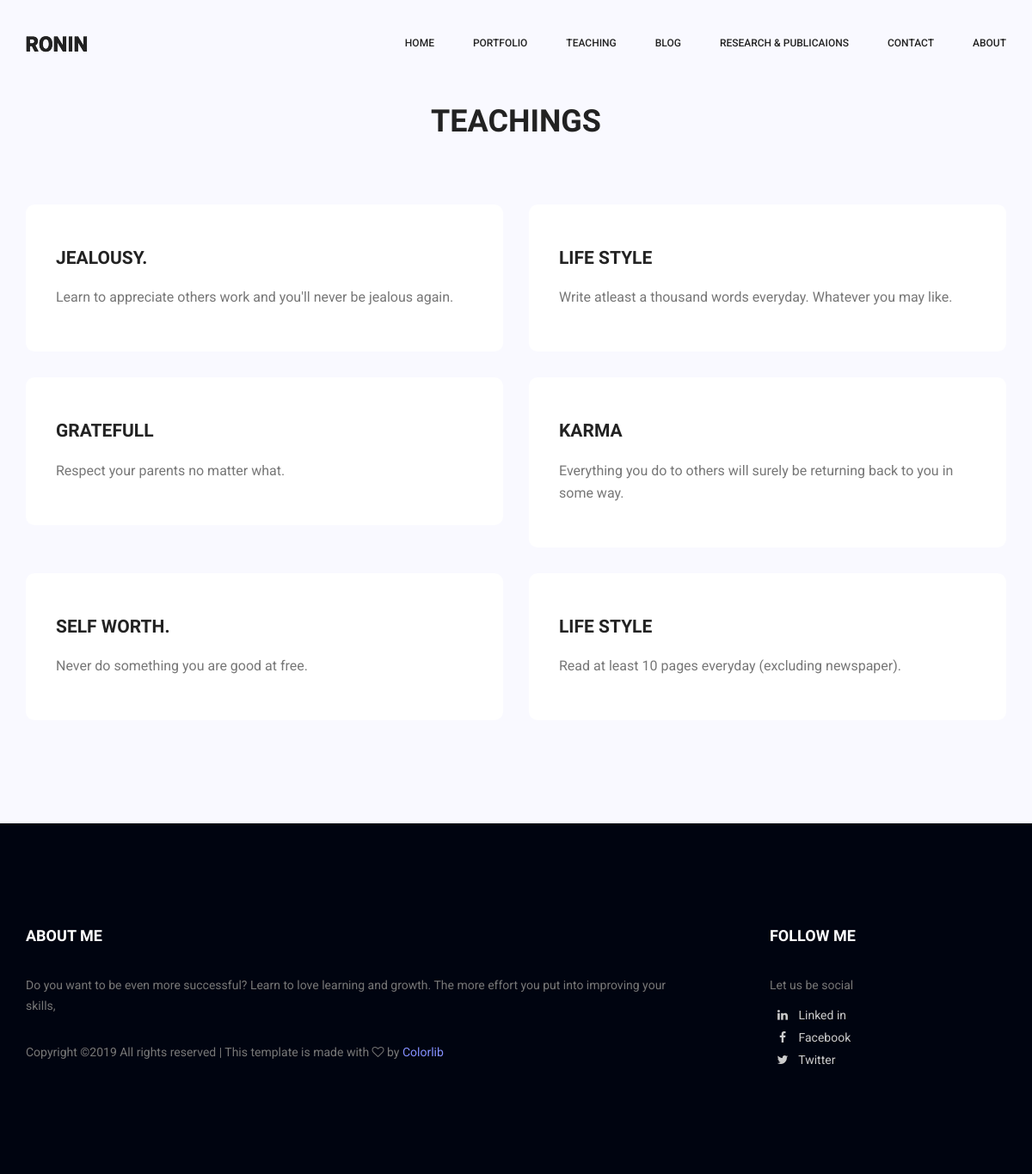
Page /teachings/ on the committed database.
### blog/models.py (models this page shows, shortened)
class Teachings(models.Model):
    title = models.CharField( max_length=50)
    content = models.TextField()
    display = models.BooleanField(default=1)

### blog/views.py (the view)
# urls.py: path('teachings/', Teachings.as_view(), name='teachings'),
class Teachings(ListView):
    template_name = "teachings.html"
    queryset = Teachings.objects.filter(display=1).order_by('-id')

### templates/teachings.html
{% extends "base.html" %}{% load static %}
{% block body_block %}
        <section class="feature_area p_120">
        	<div class="container">
        		<div class="main_title">
        			<h2>Teachings</h2>
        		</div>
        		<div class="feature_inner row">
					{% for teaching in teachings_list %}
						<div class="col-lg-6 col-md-6">
        					<div class="feature_item">
        						<h4>{{ teaching.title }}</h4>
        						<p>{{ teaching.content }}</p>
        					</div>
        				</div>
					{% endfor %}
        		</div>
        	</div>
        </section>
{% endblock body_block %}

### rows in the picture
Teachings: title "JEALOUSY.", content "Learn to appreciate others work and you'll never be jealous again."
Teachings: title "LIFE STYLE", content "Write atleast a thousand words everyday. Whatever you may like."
Teachings: title "GRATEFULL", content "Respect your parents no matter what."
Teachings: title "KARMA", content "Everything you do to others will surely be returning back to you in some way."
Teachings: title "SELF WORTH.", content "Never do something you are good at free."
Teachings: title "LIFE STYLE", content "Read at least 10 pages everyday (excluding newspaper)."
